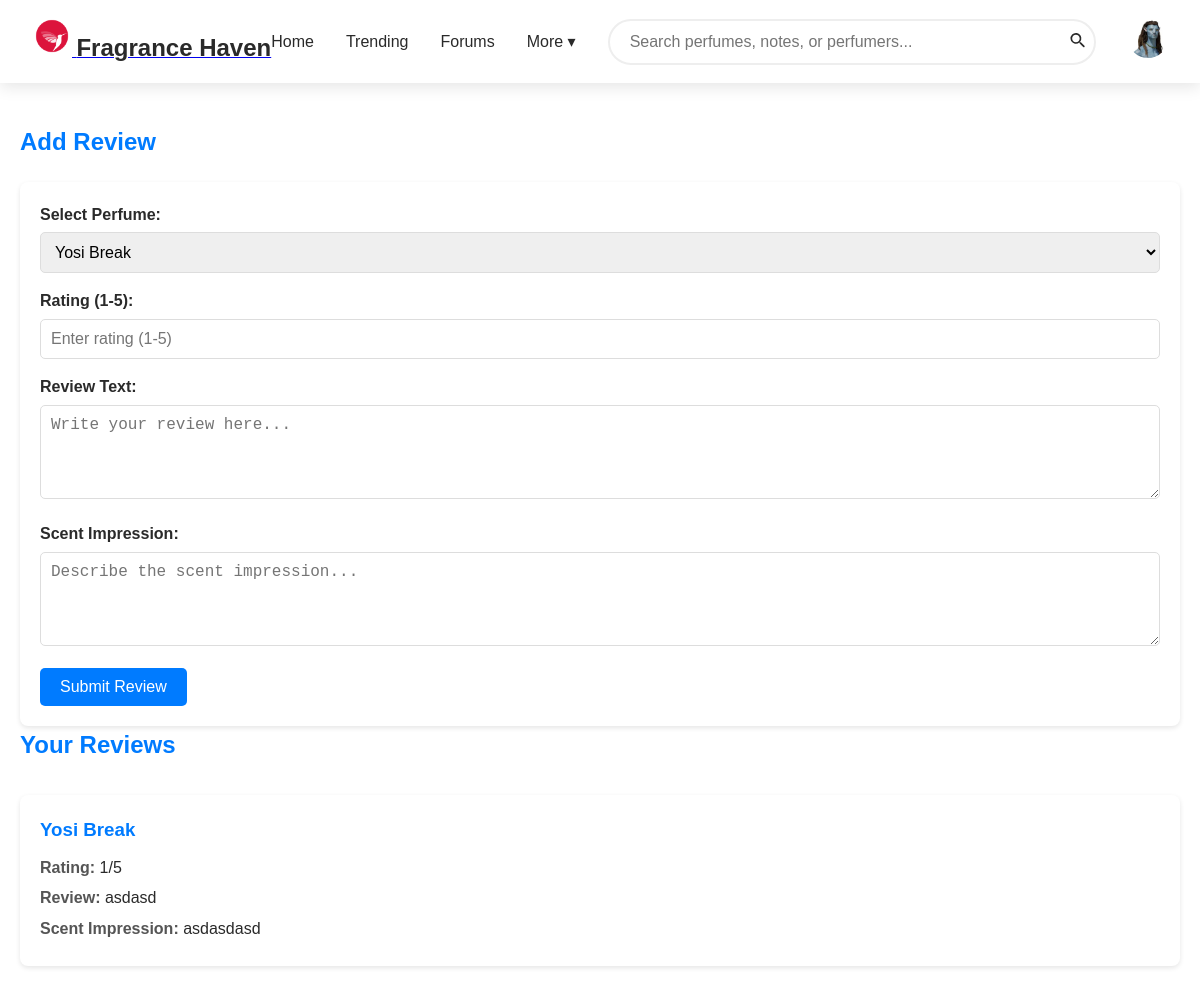
/admin_my_reviews.php (signed in), run on the app's committed database.
### tables this page shows
CREATE TABLE `reviews` (
  `id` int(11) NOT NULL,
  `user_id` int(11) DEFAULT NULL,
  `perfume_id` int(11) DEFAULT NULL,
  `rating` int(11) DEFAULT NULL CHECK (`rating` between 1 and 5),
  `review_text` text DEFAULT NULL,
  `scent_impression` text DEFAULT NULL,
  `created_at` timestamp NOT NULL DEFAULT current_timestamp()
);

CREATE TABLE `perfumes` (
  `id` int(11) NOT NULL,
  `brand_name` varchar(100) NOT NULL,
  `perfume_name` varchar(100) NOT NULL,
  `description` text DEFAULT NULL,
  `accords` text DEFAULT NULL,
  `notes` text DEFAULT NULL,
  `fashion_styles` text DEFAULT NULL,
  `image` varchar(255) DEFAULT NULL,
  `created_at` timestamp NOT NULL DEFAULT current_timestamp(),
  `perfumer_id` int(11) DEFAULT NULL
);

### admin_my_reviews.php (the view, shortened to what this page needs)
<?php
require 'config.php';
?>
<?php
$perfumesStmt = $pdo->query("SELECT id, perfume_name FROM perfumes");
$perfumes = $perfumesStmt->fetchAll(PDO::FETCH_ASSOC);
$reviewsStmt = $pdo->prepare("
    SELECT r.*, p.perfume_name
    FROM reviews r
    JOIN perfumes p ON r.perfume_id = p.id
    WHERE r.user_id = ?
");
$reviewsStmt->execute([$_SESSION['user_id']]);
$reviews = $reviewsStmt->fetchAll(PDO::FETCH_ASSOC);
?>
<!DOCTYPE html>
<html lang="en">
<head>
</head>
<body>
    <?php include 'header.php'; ?>
    <div class="container">
        <h2>Add Review</h2>
        <form class="review-form" method="POST">
            <label for="perfume_id">Select Perfume:</label>
            <select name="perfume_id" id="perfume_id" required>
                <?php foreach ($perfumes as $perfume): ?>
                    <option value="<?= $perfume['id'] ?>"><?= htmlspecialchars($perfume['perfume_name']) ?></option>
                <?php endforeach; ?>
            </select>
            <label for="rating">Rating (1-5):</label>
            <input type="number" name="rating" id="rating" min="1" max="5" placeholder="Enter rating (1-5)" required>
            <label for="review_text">Review Text:</label>
            <textarea name="review_text" id="review_text" rows="4" placeholder="Write your review here..."></textarea>
            <label for="scent_impression">Scent Impression:</label>
            <textarea name="scent_impression" id="scent_impression" rows="4" placeholder="Describe the scent impression..."></textarea>
            <button type="submit" name="add_review">Submit Review</button>
        </form>
        <h2>Your Reviews</h2>
        <div class="review-list">
            <?php if (!empty($reviews)): ?>
                <?php foreach ($reviews as $review): ?>
                    <div class="review-item">
                        <h3><?= htmlspecialchars($review['perfume_name']) ?></h3>
                        <p><strong>Rating:</strong> <?= $review['rating'] ?>/5</p>
                        <p><strong>Review:</strong> <?= htmlspecialchars($review['review_text']) ?></p>
                        <p><strong>Scent Impression:</strong> <?= htmlspecialchars($review['scent_impression']) ?></p>
                    </div>
                <?php endforeach; ?>
            <?php else: ?>
                <p>You have not added any reviews yet.</p>
            <?php endif; ?>
        </div>
    </div>
</body>
</html>

### admin_my_reviews.php (style rules this page uses)
* { margin: 0; padding: 0; box-sizing: border-box; }
body { font-family: Arial, sans-serif; background-color: #f4f4f9; color: #333; line-height: 1.6; }
.container { max-width: 1200px; margin: 20px auto; padding: 20px; }
h2 { color: #007bff; margin-bottom: 20px; }
.review-form { background: #fff; padding: 20px; border-radius: 8px; box-shadow: 0 2px 5px rgba(0, 0, 0, 0.1); }
.review-form label { display: block; margin-bottom: 5px; font-weight: bold; }
.review-form input, .review-form select, .review-form textarea { width: 100%; padding: 10px; margin-bottom: 15px; border: 1px solid #ddd; border-radius: 5px; font-size: 1rem; }
.review-form button { padding: 10px 20px; background-color: #007bff; color: #fff; border: none; border-radius: 5px; cursor: pointer; font-size: 1rem; transition: background-color 0.3s ease; }
.review-list { margin-top: 30px; }
.review-item { background: #fff; padding: 20px; border-radius: 8px; box-shadow: 0 2px 5px rgba(0, 0, 0, 0.1); margin-bottom: 20px; transition: transform 0.3s ease; }
.review-item h3 { margin-bottom: 10px; color: #007bff; }
.review-item p { margin-bottom: 5px; }
.review-item strong { color: #555; }

### header.php (style rules this page uses)
:root { --primary-color: #2A2A2A; --accent-color: #E63946; --text-light: #F8F9FA; --background-light: #FFFFFF; --shadow: 0 4px 15px rgba(0, 0, 0, 0.1); --transition: all 0.3s ease; }
* { margin: 0; padding: 0; box-sizing: border-box; }
body { font-family: Arial, sans-serif; background: var(--background-light); color: var(--primary-color); line-height: 1.6; }

### data on the page
reviews: perfume.perfume_name "Yosi Break", rating "1", review_text "asdasd", scent_impression "asdasdasd"

### other printed values
form field perfume_id "Yosi Break"
